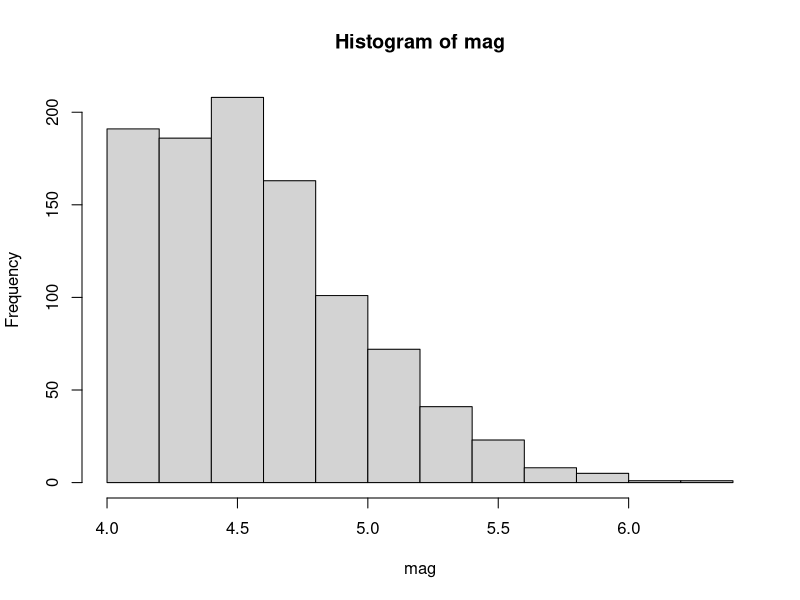
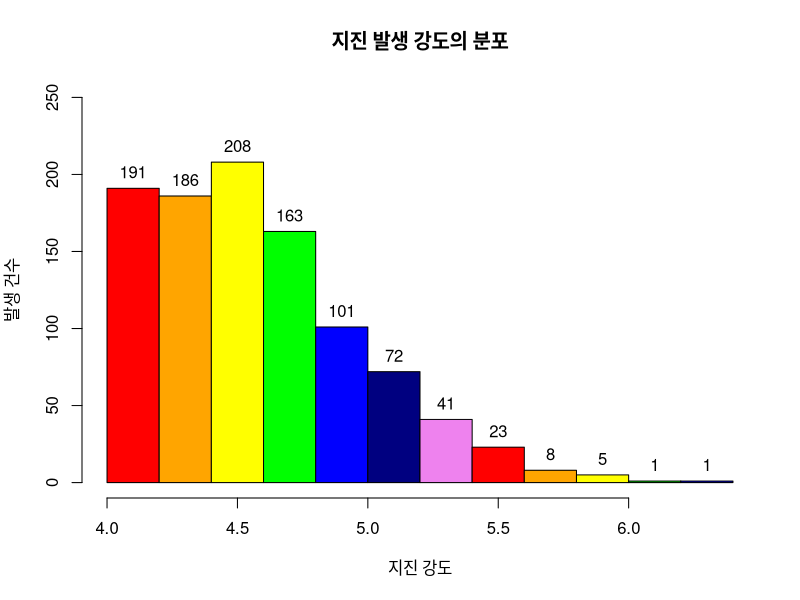

Source code (R) for these figures, in order:
#########################################
# 7.6 r계급의 수 라벨달기
#########################################


head(quakes)
mag <- quakes$mag

colors <- c("red", "orange", "yellow", "green", "blue", "navy", "violet")

h <- hist(mag, breaks="Sturges")

plot(h,,main="지진 발생 강도의 분포", xlab="지진 강도", ylab="발생 건수",
     col=colors, ylim=c(0,250))

(height <- h$counts)

#=== 라벨달기
text(x=h$mids, y=height, labels=round(height,0), pos=3)
#=== 라벨달기 끝